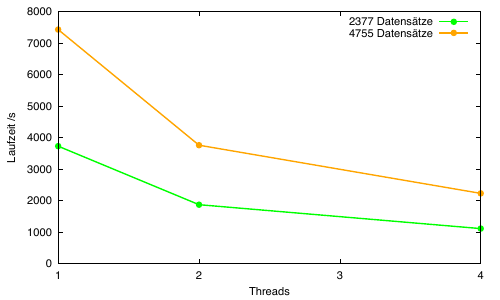

gnuplot code for this plot:
set style data lines

set xlabel "Threads"
set ylabel "Laufzeit /s"

set xtics ("1" 1, "2" 2, "3" 3, "4" 4)

set yrange [0:8000]

plot 'comp_all_partitions.dat' index 0 w lp pt 7 ps 0.6 lc rgb "green" lw 2 title "2377 Datensätze", \
     ''             index 1 w lp pt 7 ps 0.6 lc rgb "orange" lw 2 title "4755 Datensätze"

set term pdf
set output "comp_all_partitions.pdf"
replot
